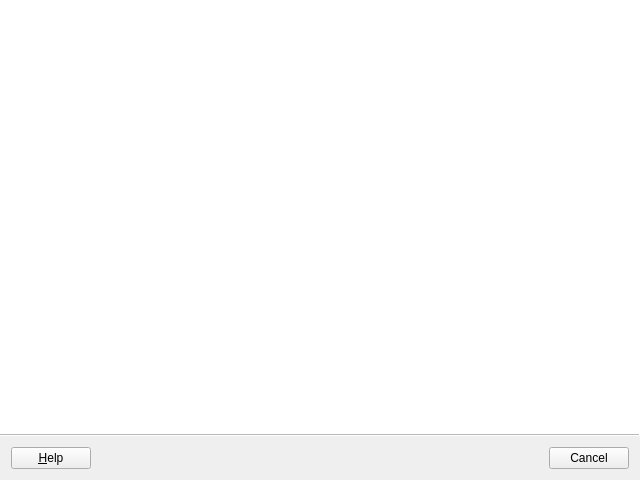
<?xml version="1.0" encoding="UTF-8"?>
<ui version="4.0">
 <class>WebsiteDeployWizard</class>
 <widget class="QWizard" name="WebsiteDeployWizard">
  <property name="windowModality">
   <enum>Qt::ApplicationModal</enum>
  </property>
  <property name="geometry">
   <rect>
    <x>0</x>
    <y>0</y>
    <width>640</width>
    <height>480</height>
   </rect>
  </property>
  <property name="sizePolicy">
   <sizepolicy hsizetype="Fixed" vsizetype="Fixed">
    <horstretch>0</horstretch>
    <verstretch>0</verstretch>
   </sizepolicy>
  </property>
  <property name="minimumSize">
   <size>
    <width>640</width>
    <height>480</height>
   </size>
  </property>
  <property name="maximumSize">
   <size>
    <width>640</width>
    <height>480</height>
   </size>
  </property>
  <property name="contextMenuPolicy">
   <enum>Qt::NoContextMenu</enum>
  </property>
  <property name="windowTitle">
   <string>Educational Website Publication Wizard</string>
  </property>
  <property name="modal">
   <bool>true</bool>
  </property>
  <property name="wizardStyle">
   <enum>QWizard::ModernStyle</enum>
  </property>
  <property name="options">
   <set>QWizard::HaveHelpButton|QWizard::NoBackButtonOnLastPage|QWizard::NoBackButtonOnStartPage|QWizard::NoDefaultButton</set>
  </property>
 </widget>
 <resources/>
 <connections/>
</ui>
